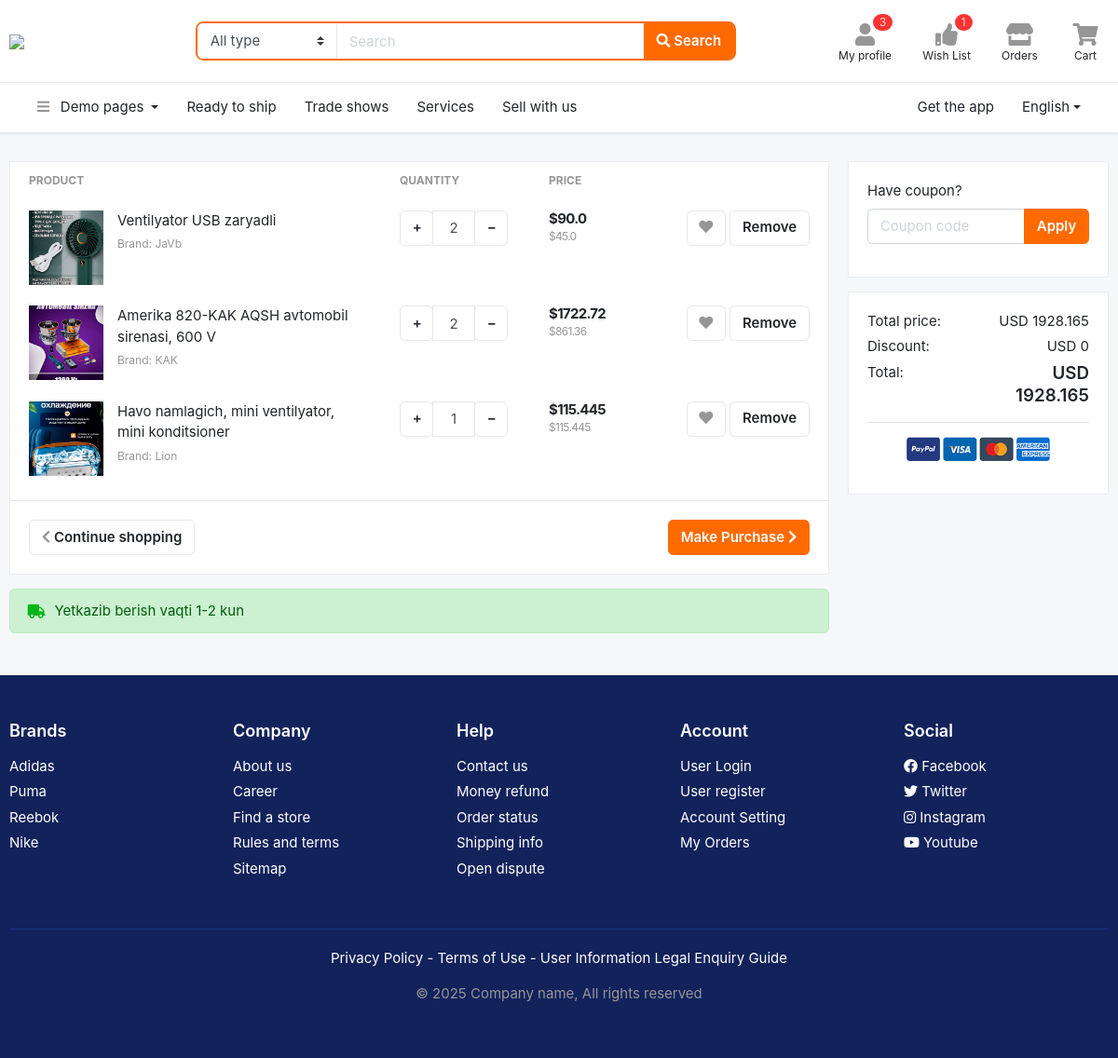
The page /order/my-cart/ (signed in) on the database as committed earlier.
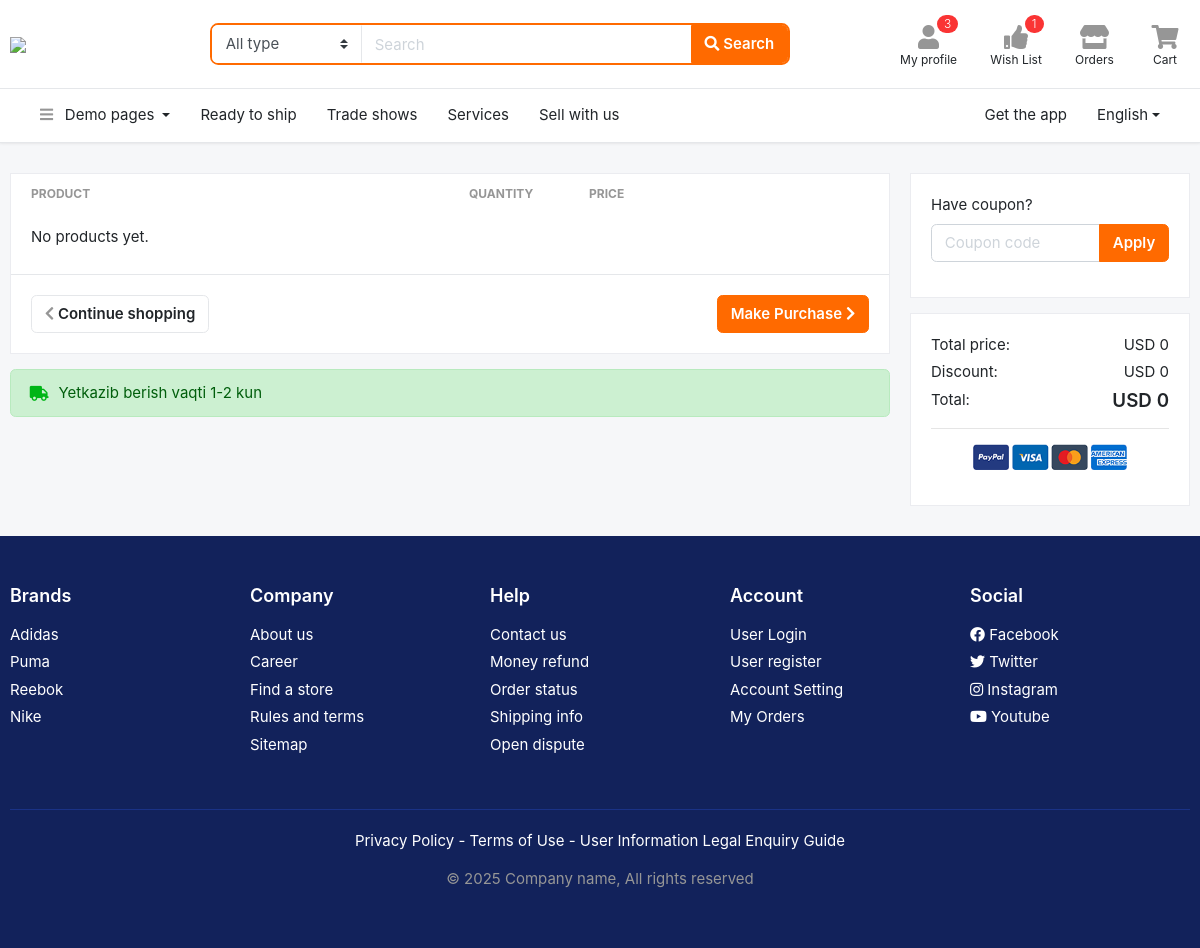
The same page on the database as committed later.
### order/models.py (models this page shows, shortened)
class CartItem(models.Model):
    user = models.ForeignKey(User, on_delete=models.CASCADE)
    product = models.ForeignKey(Product, on_delete=models.CASCADE)
    amount = models.PositiveIntegerField(default=1)
    created_at = models.DateTimeField(auto_now_add=True)
    def get_total_price(self):
        return self.amount * self.product.price

### main/models.py (models this page shows, shortened)
class Product(models.Model):
    name = models.CharField(max_length=255)
    slug = models.SlugField(max_length=255, unique=True, blank=True, null=True)
    brand = models.CharField(max_length=255, blank=True, null=True)
    price = models.FloatField(validators=[MinValueValidator(0.0)])
    description = models.TextField(blank=True, null=True)
    guarantee = models.CharField(max_length=255, blank=True, null=True)
    delevery_time = models.CharField(max_length=255, blank=True, null=True)
    country = models.CharField(max_length=255, blank=True, null=True)
    rating = models.FloatField(validators=[MinValueValidator(1.0), MaxValueValidator(5.0)], default=5.0)
    views = models.PositiveIntegerField(default=0)
    sub_category = models.ForeignKey(SubCategory, on_delete=models.CASCADE)
    created_at = models.DateTimeField(auto_now_add=True)

class Image(models.Model):
    image = models.ImageField(upload_to='images/', null=True, blank=True)
    product = models.ForeignKey(Product, on_delete=models.CASCADE)

### order/views.py (the view)
# urls.py: path('my-cart/', CartView.as_view(), name='my-cart'),
class CartView(LoginRequiredMixin, View):
    def get(self, request):
        cart_items = request.user.cartitem_set.all()
        wishlist_products = request.user.favorite_set.values_list('product__id', flat=True)
        total_discount = 0
        total_price_without_discount = 0
        for cart_item in cart_items:
            total_price_without_discount += cart_item.product.price * cart_item.amount
            if cart_item.product.discount_set.filter(end_date__lt=datetime.today()).exists():
                discount = cart_item.product.discount_set.filter(
                    end_date__lt=datetime.today()).last().amount * cart_item.amount
                total_discount += discount
        total_price = total_price_without_discount - total_discount
        context = {
            'cart_items': cart_items,
            'wishlist_products': wishlist_products,
            'total_discount': total_discount,
            'total_price_without_discount': total_price_without_discount,
            'total_price': total_price,
        }
        return render(request, 'cart.html', context)

### templates/cart.html (shortened to what the changed rows need)
{% extends 'base.html' %}
{% block content %}
<section class="section-content padding-y">
    <div class="container">
        <div class="row">
            <main class="col-md-9">
                <div class="card">
                    <table class="table table-borderless table-shopping-cart">
                        <thead class="text-muted">
                        <tr class="small text-uppercase">
                            <th scope="col">Product</th>
                            <th scope="col" width="120">Quantity</th>
                            <th scope="col" width="120">Price</th>
                            <th scope="col" class="text-right" width="200"></th>
                        </tr>
                        </thead>
                        <tbody>
                        {% for cart_item in cart_items %}
                            <tr>
                            <td>
                                <figure class="itemside">
                                    <div class="aside"><img src="{{ cart_item.product.image_set.first.image.url }}"
                                                            class="img-sm"></div>
                                    <figcaption class="info">
                                        <a href="#" class="title text-dark">{{ cart_item.product.name }}</a>
                                        <p class="text-muted small">Brand: {{ cart_item.product.brand }}</p>
                                    </figcaption>
                                </figure>
                            </td>
                            <td>
                                <div class="input-group mb-3 input-spinner">
                                    <div class="input-group-prepend">
                                        <a href="{% url 'increment' cart_item.id %}">
                                            <button class="btn btn-light" type="button" id="button-plus"> +</button>
                                        </a>
                                    </div>
                                    <input type="text" class="form-control" value="{{ cart_item.amount }}">
                                    <div class="input-group-append">
                                        <a href="{% url 'decrement' cart_item.id %}">
                                            <button class="btn btn-light" type="button" id="button-minus"> &minus;
                                            </button>
                                        </a>
                                    </div>
                                </div>
                            </td>
                            <td>
                                <div class="price-wrap">
                                    <var class="price">${{ cart_item.get_total_price }}</var>
                                    <small class="text-muted"> ${{ cart_item.product.price }}</small>
                                </div>
                            </td>
                            <td class="text-right">
                                <a data-original-title="Save to Wishlist" title="" href="{% url 'add-to-wishlist-for-cart' cart_item.product.id %}"
                                   class="btn btn-light" data-toggle="tooltip"> <i class="fa fa-heart" {% if cart_item.product.id in wishlist_products %} style="color: orangered" {% endif %} ></i></a>
                                <a href="{% url 'remove-from-cart' cart_item.product.id %}" class="btn btn-light btn-round"> Remove</a>
                            </td>
                        </tr>
                        {% empty %}
                           <td>
                               <p>No products yet.</p>
                           </td>
                        {% endfor %}
                        </tbody>
                    </table>
                </div>
            </main>
            <aside class="col-md-3">
                <div class="card">
                    <div class="card-body">
                        <dl class="dlist-align">
                            <dt>Total price:</dt>
                            <dd class="text-right">USD {{ total_price_without_discount }}</dd>
                        </dl>
                        <dl class="dlist-align">
                            <dd class="text-right  h5"><strong> USD {{ total_price }}</strong></dd>
                        </dl>
                    </div>
                </div>
            </aside>
        </div>
    </div>
</section>
{% endblock %}

Rows that differ between the two databases and show on the page:
removed CartItem: product.image_set.first.image (picture), product.name "Ventilyator USB zaryadli", product.brand "JaVb", amount "2", get_total_price "90.0", product.price "45.0"
removed CartItem: product.image_set.first.image (picture), product.name "Amerika 820-KAK AQSH avtomobil sirenasi, 600 V", product.brand "KAK", amount "2", get_total_price "1722.72", product.price "861.36"
removed CartItem: product.image_set.first.image (picture), product.name "Havo namlagich, mini ventilyator, mini konditsioner", product.brand "Lion", amount "1", get_total_price "115.445", product.price "115.445"
Other text that changed with them:
{{ total_price_without_discount }}: "1928.165" → "0"
{{ total_price }}: "1928.165" → "0"
text now shown: "No products yet."
